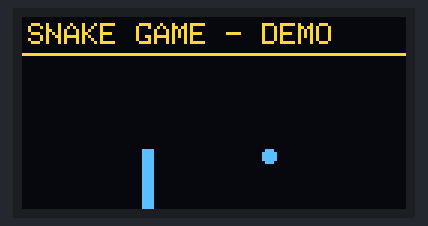
This sketch was run on a simulated Arduino Uno, built with avr-gcc and run on an emulated ATmega328P. On the bench: 128×64 one-colour display. The OLED is the two-colour kind (top 16 rows yellow); random numbers use the default seed unless the sketch sets one.

Above: at 2.95 s.
At 5.03 s:
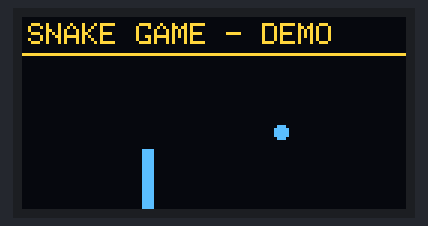
At 6.07 s:
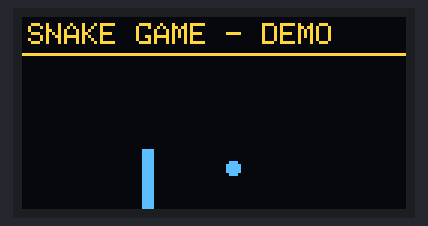
At 7.11 s:
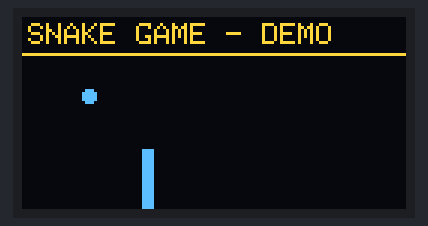
At 8.15 s:
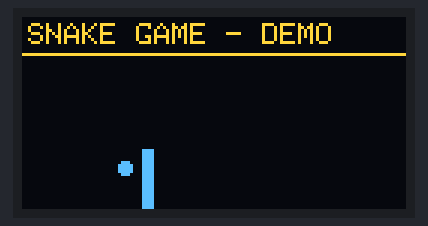
At 9.0 s:
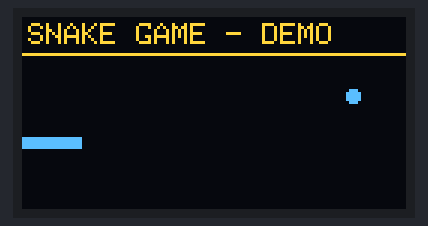

The sketch:

oled-mini-auto-game.ino
```cpp
// (licence header left out)
#include <Wire.h>
#include <Adafruit_GFX.h>
#include <Adafruit_SSD1306.h>

Adafruit_SSD1306 display(128, 64, &Wire, -1);

unsigned long lastFrame = 0;
unsigned long sceneStart = 0;

int game = 0;
int frame = 0;

// Snake
int snakeX[40], snakeY[40];
int snakeLength = 5;
int snakeDir = 1;
int foodX = 80, foodY = 32;

// Pong
int ballX = 64, ballY = 32;
int ballVX = 2, ballVY = 1;
int paddleY = 25;

// Shooter
int playerX = 64;
int bulletX = -1, bulletY = -1;
int enemyX = 64, enemyY = 20;
int enemyDX = 2;

// Flappy
int birdY = 32;
int birdVelocity = 0;
int pipeX = 128;
int gapY = 32;

void setup() {
  if (!display.begin(SSD1306_SWITCHCAPVCC, 0x3C)) {
    while (true) {}
  }

  randomSeed(analogRead(A0));
  resetSnake();
  sceneStart = millis();
}

void loop() {
  unsigned long now = millis();

  if (now - lastFrame < 65) return;
  lastFrame = now;

  if (now - sceneStart >= 10000) {
    game = (game + 1) % 4;
    sceneStart = now;
    frame = 0;

    if (game == 0) resetSnake();
    if (game == 1) resetPong();
    if (game == 2) resetShooter();
    if (game == 3) resetFlappy();
  }

  frame++;

  switch (game) {
    case 0: snakeGame(); break;
    case 1: pongGame(); break;
    case 2: spaceShooter(); break;
    case 3: flappyBird(); break;
  }
}

void gameTitle(const char *name) {
  display.setTextSize(1);
  display.setTextColor(WHITE);
  display.setCursor(2, 2);
  display.print(name);
  display.drawLine(0, 12, 127, 12, WHITE);
}

// ---------------- SNAKE GAME ----------------

void resetSnake() {
  snakeLength = 5;
  snakeDir = 1;

  for (int i = 0; i < snakeLength; i++) {
    snakeX[i] = 40 - i * 4;
    snakeY[i] = 32;
  }

  newFood();
}

void newFood() {
  foodX = random(4, 30) * 4;
  foodY = random(4, 14) * 4;
}

void snakeGame() {
  display.clearDisplay();
  gameTitle("SNAKE GAME - DEMO");

  // Automatic direction changes
  if (frame % 16 == 0) {
    int d = random(4);

    // 0 right, 1 down, 2 left, 3 up
    if ((d + 2) % 4 != snakeDir) snakeDir = d;
  }

  int nx = snakeX[0];
  int ny = snakeY[0];

  if (snakeDir == 0) nx += 4;
  if (snakeDir == 1) ny += 4;
  if (snakeDir == 2) nx -= 4;
  if (snakeDir == 3) ny -= 4;

  if (nx < 0 || nx > 124 || ny < 14 || ny > 60) {
    resetSnake();
    return;
  }

  for (int i = 0; i < snakeLength; i++) {
    if (nx == snakeX[i] && ny == snakeY[i]) {
      resetSnake();
      return;
    }
  }

  for (int i = snakeLength - 1; i > 0; i--) {
    snakeX[i] = snakeX[i - 1];
    snakeY[i] = snakeY[i - 1];
  }

  snakeX[0] = nx;
  snakeY[0] = ny;

  if (nx == foodX && ny == foodY) {
    if (snakeLength < 39) snakeLength++;
    newFood();
  }

  display.fillCircle(foodX + 2, foodY + 2, 2, WHITE);

  for (int i = 0; i < snakeLength; i++) {
    display.fillRect(snakeX[i], snakeY[i], 4, 4, WHITE);
  }

  display.display();
}

// ---------------- PONG GAME ----------------

void resetPong() {
  ballX = 64;
  ballY = 32;
  ballVX = 2;
  ballVY = 1;
  paddleY = 25;
}

void pongGame() {
  display.clearDisplay();
  gameTitle("PONG - DEMO");

  ballX += ballVX;
  ballY += ballVY;

  if (ballY <= 15 || ballY >= 62) ballVY = -ballVY;

  if (ballX >= 119 || ballX <= 7) ballVX = -ballVX;

  // Automatic paddle tracking
  paddleY = ballY - 10;

  if (paddleY < 14) paddleY = 14;
  if (paddleY > 45) paddleY = 45;

  display.fillRect(3, paddleY, 3, 19, WHITE);
  display.fillRect(122, 23, 3, 19, WHITE);

  display.fillCircle(ballX, ballY, 3, WHITE);

  for (int y = 15; y < 64; y += 8) {
    display.drawPixel(64, y, WHITE);
  }

  display.display();
}

// ---------------- SPACE SHOOTER ----------------

void resetShooter() {
  playerX = 64;
  bulletX = -1;
  bulletY = -1;
  enemyX = 64;
  enemyY = 20;
  enemyDX = 2;
}

void spaceShooter() {
  display.clearDisplay();
  gameTitle("SPACE SHOOTER");

  // Automatic player movement
  playerX = 64 + sin(frame * 0.08) * 35;

  // Player spaceship
  display.drawTriangle(
    playerX, 45,
    playerX - 8, 59,
    playerX + 8, 59,
    WHITE
  );

  // Enemy movement
  enemyX += enemyDX;

  if (enemyX < 8 || enemyX > 120) enemyDX = -enemyDX;

  display.drawCircle(enemyX, enemyY, 6, WHITE);
  display.drawLine(enemyX - 4, 20, enemyX + 4, 20, WHITE);

  // Automatic shooting
  if (bulletY < 0) {
    bulletX = playerX;
    bulletY = 43;
  }

  display.drawLine(bulletX, bulletY, bulletX, bulletY - 5, WHITE);
  bulletY -= 4;

  if (bulletY < 14) bulletY = -1;

  if (abs(bulletX - enemyX) < 8 && abs(bulletY - enemyY) < 10) {
    enemyX = random(12, 116);
    bulletY = -1;
  }

  display.display();
}

// ---------------- FLAPPY BIRD ----------------

void resetFlappy() {
  birdY = 32;
  birdVelocity = 0;
  pipeX = 128;
  gapY = 32;
}

void flappyBird() {
  display.clearDisplay();
  gameTitle("FLAPPY BIRD - DEMO");

  // Automatic bird flapping
  if (frame % 12 == 0) {
    birdVelocity = -4;
  }

  birdVelocity++;
  if (birdVelocity > 3) birdVelocity = 3;

  birdY += birdVelocity;

  if (birdY < 15) {
    birdY = 15;
    birdVelocity = 1;
  }

  if (birdY > 59) {
    birdY = 32;
    birdVelocity = -3;
  }

  // Pipes
  pipeX -= 2;

  if (pipeX < -12) {
    pipeX = 128;
    gapY = random(25, 48);
  }

  int topHeight = gapY - 12;
  int bottomY = gapY + 12;

  display.fillRect(pipeX, 13, 12, topHeight - 13, WHITE);
  display.fillRect(pipeX, bottomY, 12, 64 - bottomY, WHITE);

  // Bird
  display.fillCircle(32, birdY, 4, WHITE);
  display.drawPixel(34, birdY - 1, BLACK);

  display.display();
}
```
